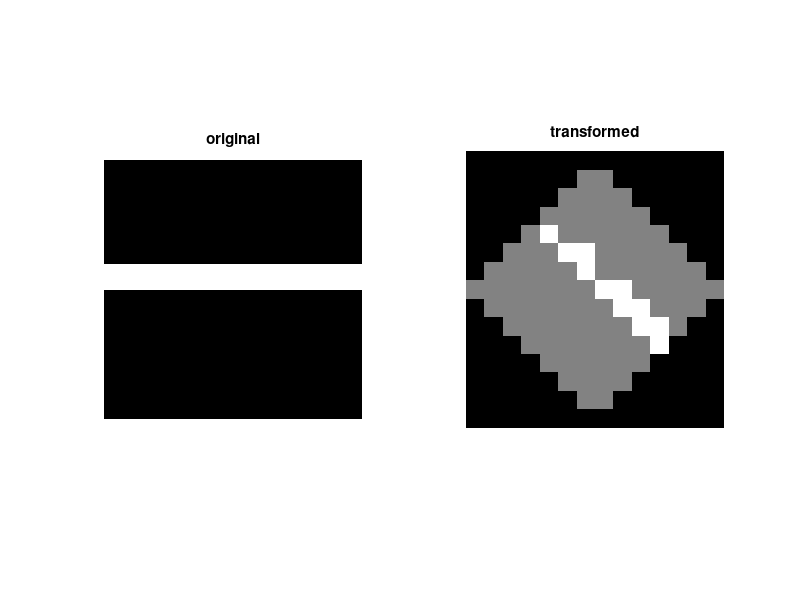

This figure's MATLAB source:
% just a 45 degrees rotation plus 100,50 traslation matrix
T = [cos(pi/4) -sin(pi/4) 0; sin(pi/4) cos(pi/4) 0; 100 50 1];
% T_nice = affine2d(T);
% original_img1 = imread('boat1.pgm');
% new_img1 = imwarp(original_img1, T_nice);
% imshow(new_img1);
im_test = zeros(10,10) + 0.5;
im_test(5,:) = ones(1,10);
figure();
subplot(121);
imshow(im_test,[]);
title('original');

[original_h original_w] = size(im_test);

%corners = [0 0; original_h-1 0; 0 original_w-1; original_h-1 original_w-1];
corners = [1 1; original_h 1; 1 original_w; original_h original_w];

newcorners = [corners(1,:)*T(1:2,1:2); corners(2,:)*T(1:2,1:2); corners(3,:)*T(1:2,1:2); corners(4,:)*T(1:2,1:2)];
min_h = min(newcorners(:,1));% horizontal traslation factor for everybody
offset_h = 0;
if min_h < 1
    offset_h = 1 + abs(min_h); 
end
min_w = min(newcorners(:,2));% vertical traslation factor for everybody
offset_w = 0;
if min_w < 1
   offset_w = 1 + abs(min_w); 
end
new_h = ceil(max(newcorners(:,1)) + offset_h);
new_w = ceil(max(newcorners(:,2)) + offset_w);
new_img = zeros(new_h, new_w);
curated_newcorners = floor(newcorners) + [offset_h offset_w]
onset_newcorners = curated_newcorners - [offset_h offset_w]
inversed_transformed_newcorners = round(onset_newcorners*T(1:2,1:2)')
for y = 1:new_w
   for x = 1:new_h
       mapped_coords = [x-offset_h y-offset_w]*T(1:2,1:2)';
       mapped_coords = round(mapped_coords);
       if mapped_coords(1) >= 1 && mapped_coords(1) <= original_h && mapped_coords(2) >= 1 && mapped_coords(2) <= original_w
        new_img(x, y) = im_test(mapped_coords(1), mapped_coords(2));
       end
   end
end
subplot(122);
imshow(new_img);
title('transformed');


